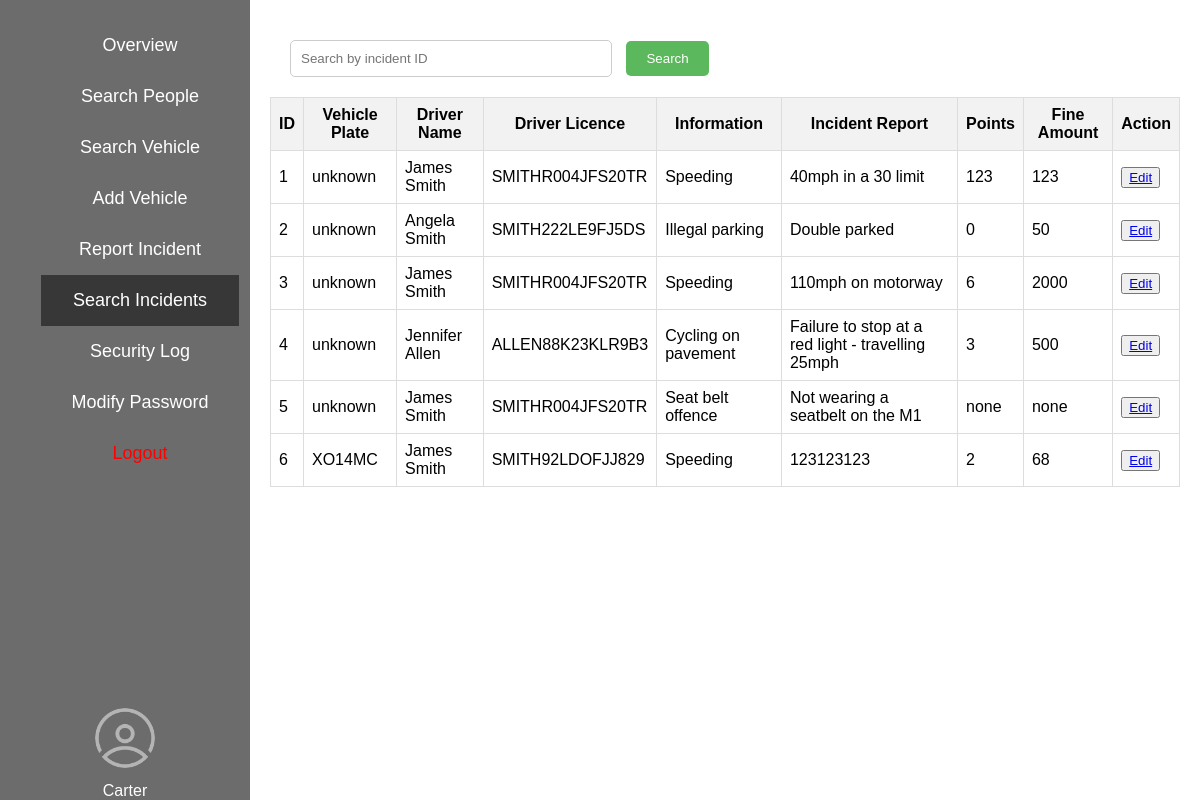
/html/cw2/dashboard/searchIncidents.php (signed in), run on the app's committed database.
### tables this page shows
CREATE TABLE `incident` (
  `Incident_ID` int(11) NOT NULL,
  `Vehicle_ID` int(11) DEFAULT NULL,
  `People_ID` int(11) DEFAULT NULL,
  `Incident_Date` date NOT NULL,
  `Incident_Report` varchar(500) NOT NULL,
  `Offence_ID` int(11) DEFAULT NULL
);

CREATE TABLE `vehicle` (
  `Vehicle_ID` int(11) NOT NULL,
  `Vehicle_make` varchar(50) NOT NULL,
  `Vehicle_model` varchar(50) NOT NULL,
  `Vehicle_colour` varchar(20) NOT NULL,
  `Vehicle_plate` varchar(6) NOT NULL
);

CREATE TABLE `people` (
  `People_ID` int(11) NOT NULL,
  `People_name` varchar(50) NOT NULL,
  `People_address` varchar(255) DEFAULT NULL,
  `People_licence` varchar(16) DEFAULT NULL
);

CREATE TABLE `offence` (
  `Offence_ID` int(11) NOT NULL,
  `Offence_description` varchar(50) NOT NULL,
  `Offence_maxFine` int(11) NOT NULL,
  `Offence_maxPoints` int(11) NOT NULL
);

CREATE TABLE `fines` (
  `Fine_ID` int(11) NOT NULL,
  `Fine_Amount` int(11) NOT NULL,
  `Fine_Points` int(11) NOT NULL,
  `Incident_ID` int(11) NOT NULL
);

### html/cw2/dashboard/db.inc.php (called while the page is built)
<?php
return [
    'mariadb',
    'root',
    'rootpwd',
    'coursework2'
];

### html/cw2/dashboard/utils.php (called while the page is built, shortened)
<?php
$configDriver = include './db.inc.php';
include 'databaseUtils.php';
function getConnect()
{
    global $configDriver;
    return new DB(
        $configDriver[0],
        $configDriver[1],
        $configDriver[2],
        $configDriver[3],
        3306
    );
}
$db = getConnect();
return $db;

### html/cw2/dashboard/databaseUtils.php (called while the page is built, shortened)
<?php
class DB
{
    var $connector = null;
    function __construct($db_host, $db_user, $db_pass, $db_name, $db_port)
    {
        $this->connector = mysqli_connect($db_host, $db_user, $db_pass, $db_name, $db_port);
        mysqli_query($this->connector, "set sql_mode = ''");
        mysqli_query($this->connector, "set character set 'utf8'");
        mysqli_query($this->connector, "set names 'utf8'");
        return true;
    }
    function get_rows($q)
    {
        $result = mysqli_query($this->connector, $q);
        $rows = [];
        while ($row = mysqli_fetch_assoc($result)) {
            $rows[] = $row;
        }
        return $rows;
    }
}

### html/cw2/dashboard/searchIncidents.php (the view, shortened to what this page needs)
<?php
$db = include './utils.php';
include 'tab.php';
?>
<?php
$content = $_GET['search'] ?? '';
$queryOutput = [];
if ($content) {
    $sql = "select incident.Incident_ID,Vehicle_plate,people.People_name,People_licence,Incident_Report,Offence_description,Fine_Amount,Fine_Points from Incident
    left join vehicle on vehicle.Vehicle_ID = incident.Vehicle_ID = vehicle.Vehicle_ID
    left join people on people.People_ID = incident.People_ID
    left join offence on offence.Offence_ID = incident.Offence_ID
    left join fines on fines.Incident_ID = incident.Incident_ID
    where incident.Incident_ID = '" . $content . "' or incident.Vehicle_ID = '" . $content . "'";
    $queryOutput = $db->get_rows($sql);
} else {
    $sql = "select incident.Incident_ID,Vehicle_plate,people.People_name,People_licence,Incident_Report,Offence_description,Fine_Amount,Fine_Points from Incident
    left join vehicle on vehicle.Vehicle_ID = incident.Vehicle_ID = vehicle.Vehicle_ID
    left join people on people.People_ID = incident.People_ID
    left join offence on offence.Offence_ID = incident.Offence_ID
    left join fines on fines.Incident_ID = incident.Incident_ID order by incident.Incident_ID";
    $queryOutput = $db->get_rows($sql);
}
?>
<div class="search-container">
    <form action="searchIncidents.php" method="get">
        <input type="text" name="search" placeholder="Search by incident ID"
               value="<?= htmlspecialchars($content) ?>">
        <input type="submit" value="Search">
    </form>
</div>
<?php if ($queryOutput): ?>
    <table class="results-table">
        <thead>
        <tr>
            <th>ID</th>
            <th>Vehicle Plate</th>
            <th>Driver Name</th>
            <th>Driver Licence</th>
            <th>Information</th>
            <th>Incident Report</th>
            <th>Points</th>
            <th>Fine Amount</th>
            <th>Action</th>
        </tr>
        </thead>
        <tbody>
        <?php foreach ($queryOutput as $row): ?>
            <tr>
                <td><?= htmlspecialchars($row['Incident_ID']) ?></td>
                <td><?= htmlspecialchars($row['Vehicle_plate'] ?? 'unknown') ?></td>
                <td><?= htmlspecialchars($row['People_name']) ?></td>
                <td><?= htmlspecialchars($row['People_licence']) ?></td>
                <td><?= htmlspecialchars($row['Offence_description']) ?></td>
                <td><?= htmlspecialchars($row['Incident_Report']) ?></td>
                <td><?= htmlspecialchars($row['Fine_Points'] ?? 'none') ?></td>
                <td><?= htmlspecialchars($row['Fine_Amount'] ?? 'none') ?></td>
                <td>
                    <button>
                        <a href="./editFine.php?id=<?= $row['Incident_ID'] ?>">Edit</a></button>
                </td>
            </tr>
        <?php endforeach; ?>
        </tbody>
    </table>
<?php elseif ($content): ?>
    <p>Search data is empty</p>
<?php endif; ?>
</div>
</body>
</html>

### html/cw2/dashboard/tab.php (style rules this page uses)
body { display: flex; margin: 0; font-family: Arial, sans-serif; }

### html/cw2/dashboard/searchIncidents.php (style rules this page uses)
.search-container { margin: 20px; }
.search-container input[type="text"] { width: 300px; padding: 10px; margin-right: 10px; border: 1px solid #ccc; border-radius: 5px; }
.search-container input[type="submit"] { padding: 10px 20px; background-color: #5cb85c; border: none; border-radius: 5px; color: #fff; cursor: pointer; }
.results-table { width: 100%; border-collapse: collapse; margin-top: 20px; }
.results-table th, .results-table td { border: 1px solid #ddd; padding: 8px; }
.results-table th { background-color: #f2f2f2; }

### data on the page
incident: Incident_ID "1", Vehicle_ID.Vehicle_plate "unknown", People_ID.People_name "James Smith", People_ID.People_licence "SMITHR004JFS20TR", Offence_ID.Offence_description "Speeding", Incident_Report "40mph in a 30 limit", fines.Fine_Points "123", fines.Fine_Amount "123"
incident: Incident_ID "2", Vehicle_ID.Vehicle_plate "unknown", People_ID.People_name "Angela Smith", People_ID.People_licence "SMITH222LE9FJ5DS", Offence_ID.Offence_description "Illegal parking", Incident_Report "Double parked", fines.Fine_Points "0", fines.Fine_Amount "50"
incident: Incident_ID "3", Vehicle_ID.Vehicle_plate "unknown", People_ID.People_name "James Smith", People_ID.People_licence "SMITHR004JFS20TR", Offence_ID.Offence_description "Speeding", Incident_Report "110mph on motorway", fines.Fine_Points "6", fines.Fine_Amount "2000"
incident: Incident_ID "4", Vehicle_ID.Vehicle_plate "unknown", People_ID.People_name "Jennifer Allen", People_ID.People_licence "ALLEN88K23KLR9B3", Offence_ID.Offence_description "Cycling on pavement", Incident_Report "Failure to stop at a red light - travelling 25mph", fines.Fine_Points "3", fines.Fine_Amount "500"
incident: Incident_ID "5", Vehicle_ID.Vehicle_plate "unknown", People_ID.People_name "James Smith", People_ID.People_licence "SMITHR004JFS20TR", Offence_ID.Offence_description "Seat belt offence", Incident_Report "Not wearing a seatbelt on the M1", Fine_Points "none", Fine_Amount "none"
incident: Incident_ID "6", Vehicle_ID.Vehicle_plate "XO14MC", People_ID.People_name "James Smith", People_ID.People_licence "SMITH92LDOFJJ829", Offence_ID.Offence_description "Speeding", Incident_Report "123123123", fines.Fine_Points "2", fines.Fine_Amount "68"

### other printed values
$username "Carter"
